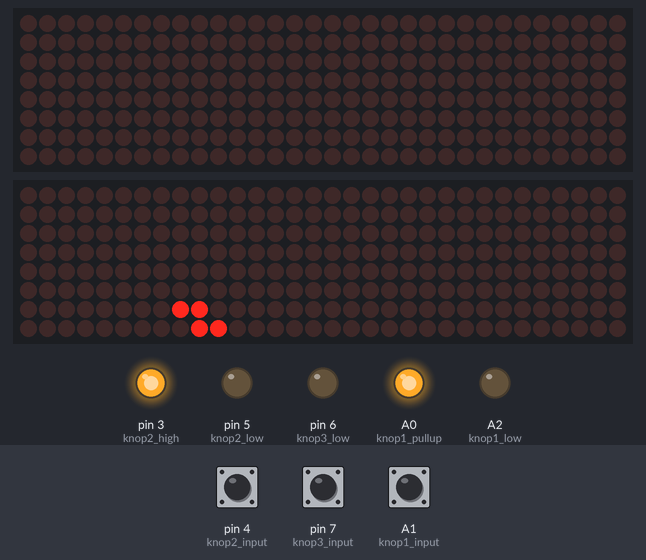
The sketch below on a simulated Arduino Uno, built with avr-gcc and run on an emulated ATmega328P. Shown: 2 × 32×8 LED matrix, output pins drawn as LEDs (lit = HIGH). Inputs (shaded band) come from the test bench; at power-on: pin 4 (knop2_input) LOW, pin 7 (knop3_input) HIGH, A1 (knop1_input) HIGH. Random numbers use the default seed unless the sketch sets one; what the sketch prints to the serial monitor is not drawn.

Above: at 1.45 s.
1.5 s: pin 4 (knop2_input) pulled HIGH for 0.15 s
At 1.7 s:
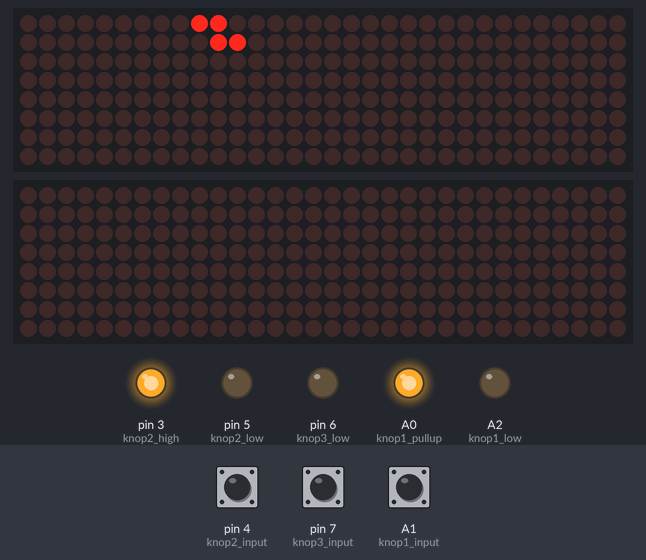
2.2 s: pin 7 (knop3_input) pulled LOW for 0.15 s
At 2.7 s:
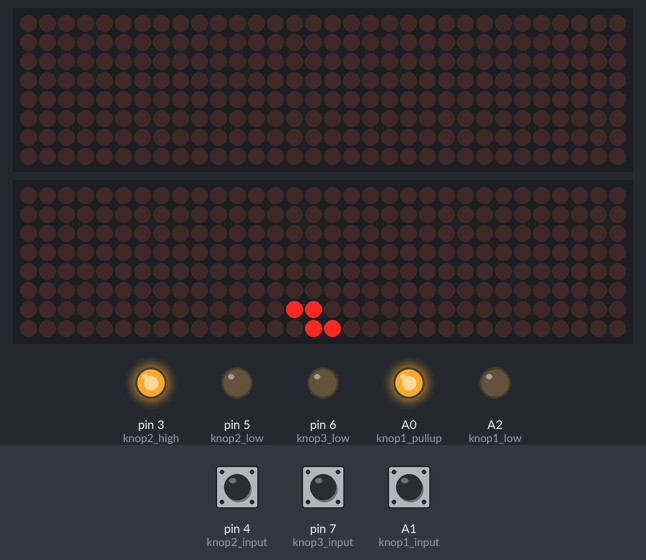
2.9 s: A1 (knop1_input) pulled LOW for 0.15 s
At 3.3 s:
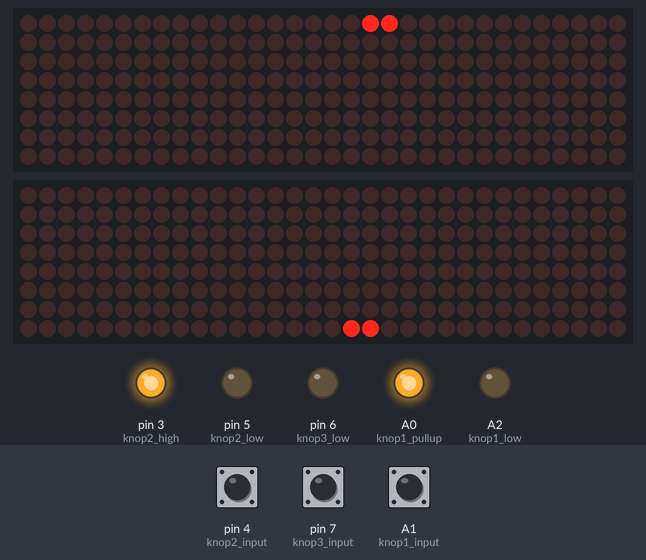
3.6 s: pin 4 (knop2_input) pulled HIGH for 1 s
At 4.32 s:
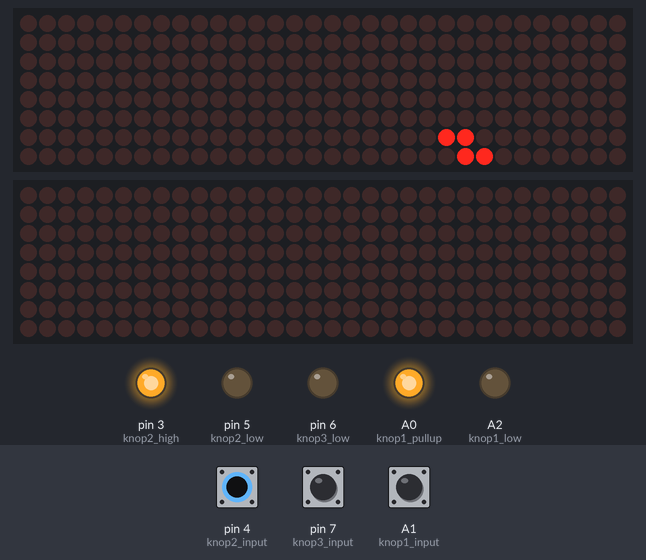
5.2 s: pin 7 (knop3_input) pulled LOW for 1 s
At 5.83 s:
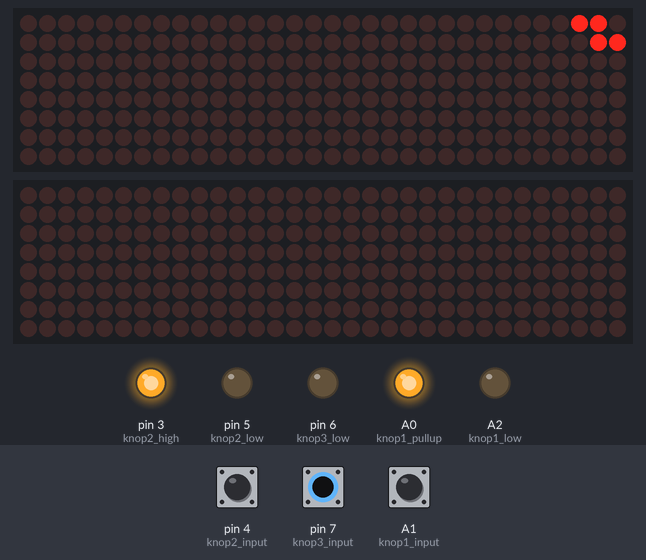
6.8 s: A1 (knop1_input) pulled LOW for 1 s
At 8.1 s:
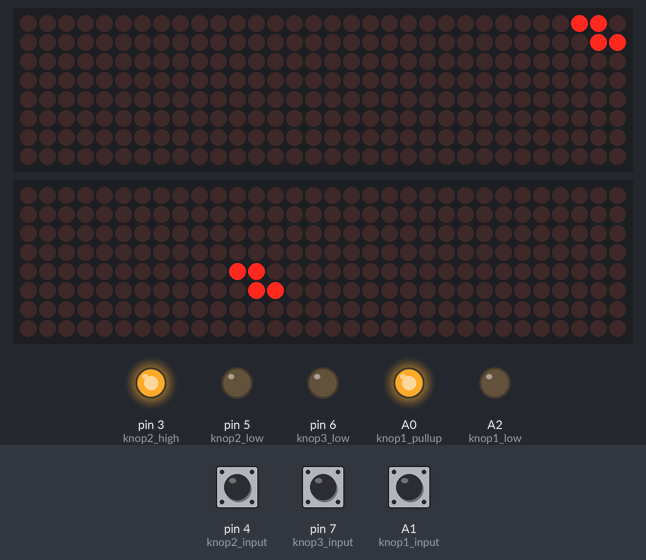
Timing chart, 0 to 9.8 s (numbered marks = the images above; inputs shaded):
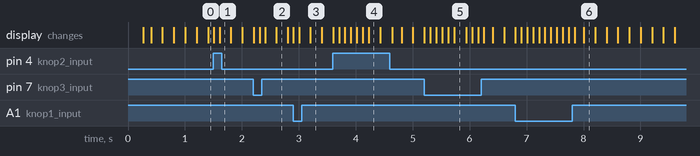

The sketch:

eerste_test_tetris.ino
```cpp
#include "LedControl.h"

// LED matrix displays
// Parameters: DIN pin, CLK pin, CS pin
LedControl lc1 = LedControl(13, 11, 12, 4);
LedControl lc2 = LedControl(10, 8, 9, 4);

class Scherm
{
  public:
    // Verschillende soorten stenen die in een vakje kunnen zitten
    const uint8_t Leeg = 0;
    const uint8_t Los = 1;
    const uint8_t Vast = 2;

    void herstart()
    {
      for (int y = 0; y < 32; y++)
      {
        for (int x = 0; x < 16; x++)
        {
          getoonde_stenen[y][x] = Leeg;
          nieuwe_stenen[y][x] = Leeg;
          zet_led_aan(x, y, false);
        }
      }
    }

    void zet_steen_aan(int x, int y)
    {
      if (0 <= x && x < 16 && 0 <= y && y < 32)
      {
        nieuwe_stenen[y][x] = Los;
      }
    }
    void zet_steen_vast(int x, int y)
    {
      if (0 <= x && x < 16 && 0 <= y && y < 32)
      {
        getoonde_stenen[y][x] = Vast;
        zet_led_aan(x, y, true);
      }
    }
    bool is_steen_vast(int x, int y) const
    {
      if (0 <= x && x < 16 && 0 <= y && y < 32)
      {
        return getoonde_stenen[y][x] == Vast;
      }
      // Buiten het spel bord => altijd Vast
      return true;
    }

    void verwijder_volle_lijnen()
    {
      for (int y = 0; y < 32; y++)
      {
        // Een gewone 'if' is niet voldoende, als de lijn erboven ook vol is, moeten we nog eens checken
        while (is_lijn_vol(y))
        {
          for (int z = y + 1; z < 32; z++)
            kopieer_lijn_naar_onder(z);
          maak_lijn_leeg(31);
        }
      }
    }

    void toon()
    {
      for (int y = 0; y < 32; y++)
      {
        for (int x = 0; x < 16; x++)
        {
          if (getoonde_stenen[y][x] == Vast)
          {
            // Steen is Vast => we mogen die niet aanpassen
          }
          else if (nieuwe_stenen[y][x] == Vast)
          {
            zet_led_aan(x, y, true);
            getoonde_stenen[y][x] = Vast;
          }
          else
          {
            if (nieuwe_stenen[y][x] != getoonde_stenen[y][x])
            {
              const bool led_aan = (nieuwe_stenen[y][x] == Los);
              zet_led_aan(x, y, led_aan);
              getoonde_stenen[y][x] = nieuwe_stenen[y][x];
            }
          }

          // Alle nieuwe stenen weer op Leeg zetten
          if (nieuwe_stenen[y][x] != Leeg)
            nieuwe_stenen[y][x] = Leeg;
        }
      }
    }

  private:
    void kopieer_lijn_naar_onder(int y)
    {
      for (int x = 0; x < 16; x++)
      {
        if (getoonde_stenen[y - 1][x] != getoonde_stenen[y][x])
        {
          getoonde_stenen[y - 1][x] = getoonde_stenen[y][x];
          zet_led_aan(x, y - 1, getoonde_stenen[y - 1][x] != Leeg);
        }
      }
    }

    void maak_lijn_leeg(int y)
    {
      for (int x = 0; x < 16; x++)
      {
        if (getoonde_stenen[y][x] != Leeg)
        {
          zet_led_aan(x, y, false);
          getoonde_stenen[y][x] = Leeg;
        }
      }
    }

    bool is_lijn_vol(int y) const
    {
      for (int x = 0; x < 16; x++)
      {
        if (getoonde_stenen[y][x] != Vast)
          return false;
      }
      return true;
    }

    void zet_led_aan(int x, int y, bool aan)
    {
      bool gebruik_lc1 = (x < 8);

      if (x >= 8)
      {
        x -= 8;
      }

      // Berken a, b en c voor nieuwe LED
      int a = y / 8;
      int rest = y % 8;
      int b = 7 - x;
      int c = 7 - rest;

      if (gebruik_lc1)
      {
        lc1.setLed(a, b, c, aan);
      }
      else
      {
        lc2.setLed(a, b, c, aan);
      }
    }

    uint8_t getoonde_stenen[32][16] = {Leeg};
    uint8_t nieuwe_stenen[32][16] = {Leeg};
};

class Blok
{
  public:
    bool bestaat() const
    {
      return blok_bestaat;
    }

    void zet_positie(int x, int y)
    {
      pos_x = x;
      pos_y = y;
      blok_bestaat = true;
    }
    void zet_steen(int i, int x, int y)
    {
      steen_pos_x[i] = x;
      steen_pos_y[i] = y;
    }

    void naar_links(const Scherm &scherm)
    {
      if (pos_x > 0)
      {
        pos_x--;
        if (!past_op(scherm))
          // Blok past niet: zet terug op oorspronkelijke positie
          pos_x++;
      }
    }
    void naar_rechts(const Scherm &scherm)
    {
      if (pos_x < 15)
      {
        pos_x++;
        if (!past_op(scherm))
          // Blok past niet: zet terug op oorspronkelijke positie
          pos_x--;
      }
    }
    void draai(const Scherm &scherm)
    {
      draai_tegen_klok();
      if (!past_op(scherm))
        // Blok past niet: draai terug
        draai_met_klok();
    }
    bool naar_onder(const Scherm &scherm)
    {
      if (pos_y == 0)
        // Blok zit al onderaan, we kunnen niet meer zakken
        return false;

      // Laat blok even zakken en check of die nog past.
      // Als die niet past moeten we de blok bevriezen
      pos_y--;

      if (!past_op(scherm))
      {
        // Blok past niet: zet pos_y weer eentje omhoog
        pos_y++;
        return false;
      }

      return true;
    }

    void bevries(Scherm &scherm)
    {
      for (int i = 0; i < 4; ++i)
      {
        int x = pos_x + steen_pos_x[i];
        int y = pos_y + steen_pos_y[i];
        scherm.zet_steen_vast(x, y);
      }
      blok_bestaat = false;
    }

    bool past_op(const Scherm &scherm) const
    {
      for (int i = 0; i < 4; ++i)
      {
        int x = pos_x + steen_pos_x[i];
        int y = pos_y + steen_pos_y[i];
        if (scherm.is_steen_vast(x, y))
          return false;
      }
      // Alle stenen passen => heel de blok past
      return true;
    }

    void toon_op(Scherm &scherm) const
    {
      for (int i = 0; i < 4; ++i)
      {
        int x = pos_x + steen_pos_x[i];
        int y = pos_y + steen_pos_y[i];
        scherm.zet_steen_aan(x, y);
      }
    }

  private:
    void draai_tegen_klok()
    {
      for (int i = 0; i < 4; ++i)
      {
        int x = steen_pos_x[i];
        int y = steen_pos_y[i];

        // Draai 90 graden naar tegen de klok in
        steen_pos_x[i] = -y;
        steen_pos_y[i] = x;
      }
    }
    void draai_met_klok()
    {
      for (int i = 0; i < 4; ++i)
      {
        int x = steen_pos_x[i];
        int y = steen_pos_y[i];

        // Draai 90 graden naar met de klok mee
        steen_pos_x[i] = y;
        steen_pos_y[i] = -x;
      }
    }

    bool blok_bestaat = false;
    int pos_x = 0;
    int pos_y = 0;
    int steen_pos_x[4] = {};
    int steen_pos_y[4] = {};
};

class Spel
{
  public:
    void setup()
    {
      Serial.println("Start");
      setup_knoppen();
      scherm.herstart();
    }

    void loop()
    {
      behandel_blok();

      behandel_knoppen();

      blok.toon_op(scherm);
      scherm.toon();

      if (knop_werd_ingeduwd)
        delay(100);
    }

  private:
    void behandel_blok()
    {
      // Maak blok aan als die nog niet bestaat
      if (!blok.bestaat())
      {
        maak_random_blok();
        blok.zet_positie(8, 30);
        if (!blok.past_op(scherm))
        {
          Serial.println("GAME OVER");
          // De nieuwe blok past niet op het scherm => GAME OVER
          scherm.herstart();
        }
      }

      // Laat blok zakken als het tijd is om hem te laten zakken
      if (millis() >= laat_blok_zakken)
      {
        if (!blok.naar_onder(scherm))
        {
          blok.bevries(scherm);
          scherm.verwijder_volle_lijnen();
        }
        const unsigned long val_snelheid = 200;
        laat_blok_zakken += val_snelheid;
      }
    }

    void behandel_knoppen()
    {
      knop_werd_ingeduwd = false;

      if (digitalRead(knop1_input) == LOW)
      { // Programma voor de pull up weerstand.
        blok.draai(scherm);
        knop_werd_ingeduwd = true;
      }

      if (digitalRead(knop3_input) == LOW)
      { // Programma voor de input pull up weerstand.
        blok.naar_rechts(scherm);
        knop_werd_ingeduwd = true;
      }

      if (digitalRead(knop2_input) == HIGH)
      { // Programma voor de pull down weerstand.
        blok.naar_links(scherm);
        knop_werd_ingeduwd = true;
      }
    }

    void maak_random_blok()
    {
      const long aantal_blokken = 7;
      const long welke_blok = random(aantal_blokken);
      if (welke_blok == 0)
      {
        blok.zet_steen(0, 0, -1);
        blok.zet_steen(1, 0, 0);
        blok.zet_steen(2, 1, 0);
        blok.zet_steen(3, 1, 1);
      }
      else if (welke_blok == 1)
      {
        blok.zet_steen(0, 0, 0);
        blok.zet_steen(1, 0, 1);
        blok.zet_steen(2, 1, 0);
        blok.zet_steen(3, 1, 1);
      }
      else if (welke_blok == 2)
      {
        blok.zet_steen(0, 0, 0);
        blok.zet_steen(1, -1, 0);
        blok.zet_steen(2, 1, 0);
        blok.zet_steen(3, 0, 1);
      }
      else if (welke_blok == 3)
      {
        blok.zet_steen(0, 0, -2);
        blok.zet_steen(1, 0, -1);
        blok.zet_steen(2, 0, 0);
        blok.zet_steen(3, 0, 1);
      }
      else if (welke_blok == 4)
      {
        blok.zet_steen(0, 0, 0);
        blok.zet_steen(1, 0, 1);
        blok.zet_steen(2, 0, -1);
        blok.zet_steen(3, 1, 1);
      }
      else if (welke_blok == 5)
      {
        blok.zet_steen(0, 0, 0);
        blok.zet_steen(1, 0, 1);
        blok.zet_steen(2, -1, 1);
        blok.zet_steen(3, 0, -1);
      }
      else if (welke_blok == 6)
      {
        blok.zet_steen(0, 0, 0);
        blok.zet_steen(1, 0, -1);
        blok.zet_steen(2, -1, 0);
        blok.zet_steen(3, -1, 1);
      }
    }

    void setup_knoppen()
    {
      pinMode(knop1_pullup, OUTPUT);
      pinMode(knop1_input, INPUT);
      pinMode(knop1_low, OUTPUT);
      digitalWrite(knop1_pullup, HIGH);
      digitalWrite(knop1_low, LOW);

      pinMode(knop2_high, OUTPUT);
      pinMode(knop2_input, INPUT);
      pinMode(knop2_low, OUTPUT);
      digitalWrite(knop2_high, HIGH);
      digitalWrite(knop2_low, LOW);

      pinMode(knop3_low, OUTPUT);
      pinMode(knop3_input, INPUT_PULLUP);
      digitalWrite(knop3_low, LOW);
    }

    const int knop1_pullup = A0;
    const int knop1_input = A1;
    const int knop1_low = A2;

    const int knop2_high = 3;
    const int knop2_input = 4;
    const int knop2_low = 5;

    const int knop3_low = 6;
    const int knop3_input = 7;

    Scherm scherm;

    Blok blok;

    bool knop_werd_ingeduwd = false;

    // milliseconds wanneer blok moet zakken
    unsigned long laat_blok_zakken = 0;
};

Spel spel;

void setup()
{
  Serial.begin(9600);

  for (int device = 0; device < 4; device++)
  {
    lc1.shutdown(device, false);
    // Set the brightness to a medium value (0 is min, 15 is max)
    lc1.setIntensity(device, 8);
    // Clear the display register
    lc1.clearDisplay(device);

    lc2.shutdown(device, false);
    // Set the brightness to a medium value (0 is min, 15 is max)
    lc2.setIntensity(device, 8);
    // Clear the display register
    lc2.clearDisplay(device);
  }

  spel.setup();
}

void loop()
{
  spel.loop();
}
```
